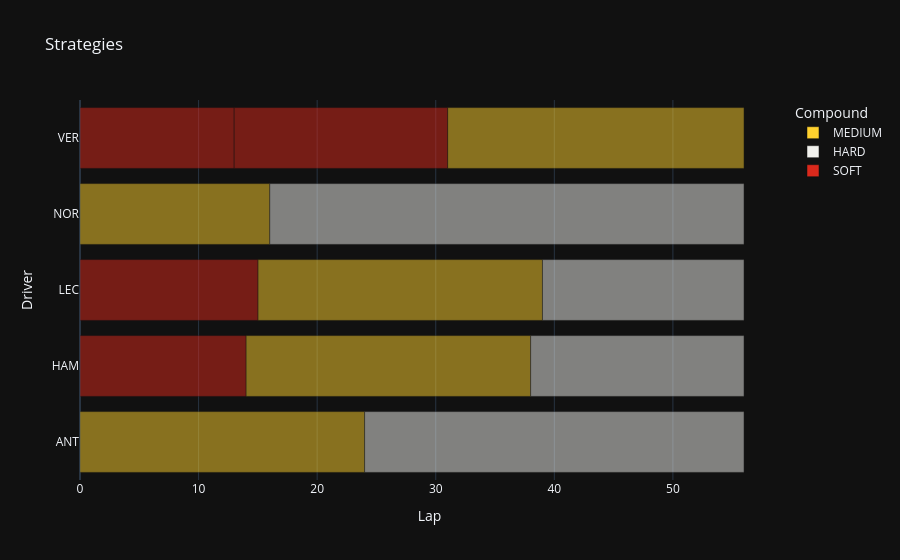

Here is the notebook cell this chart was saved with:
### Code cell
strat = px.bar(
    stints,
    x='StintLength',
    y='Driver',
    base='BarStart',
    orientation='h',
    color='Compound',
    barmode='overlay',
    color_discrete_map=compound_colors,
    template='plotly_dark',
    title='Strategies',
    labels={'StintLength': 'Lap'},
    hover_data=['StartLap', 'EndLap']
)
strat.show()

### Figure 1 — Plotly figure (JSON) as saved in the notebook; plotly's stock layout.template omitted (floating-point values rounded to 4 significant figures)
{"data": [{"base": [0, 14, 15, 0, 31], "customdata": [[1.0, 24.0], [15.0, 38.0], [16.0, 39.0], [1.0, 16.0], [32.0, 56.0]], "hovertemplate": "Compound=MEDIUM<br>BarStart=%{base}<br>Lap=%{x}<br>Driver=%{y}<br>StartLap=%{customdata[0]}<br>EndLap=%{customdata[1]}<extra></extra>", "legendgroup": "MEDIUM", "marker": {"color": "#ffd12e", "opacity": 0.5, "pattern": {"shape": ""}}, "name": "MEDIUM", "orientation": "h", "showlegend": true, "textposition": "auto", "type": "bar", "x": [24.0, 24.0, 24.0, 16.0, 25.0], "xaxis": "x", "y": ["ANT", "HAM", "LEC", "NOR", "VER"], "yaxis": "y"}, {"base": [24, 38, 39, 16], "customdata": [[25.0, 56.0], [39.0, 56.0], [40.0, 56.0], [17.0, 56.0]], "hovertemplate": "Compound=HARD<br>BarStart=%{base}<br>Lap=%{x}<br>Driver=%{y}<br>StartLap=%{customdata[0]}<br>EndLap=%{customdata[1]}<extra></extra>", "legendgroup": "HARD", "marker": {"color": "#f0f0ec", "opacity": 0.5, "pattern": {"shape": ""}}, "name": "HARD", "orientation": "h", "showlegend": true, "textposition": "auto", "type": "bar", "x": [32.0, 18.0, 17.0, 40.0], "xaxis": "x", "y": ["ANT", "HAM", "LEC", "NOR"], "yaxis": "y"}, {"base": [0, 0, 0, 13], "customdata": [[1.0, 14.0], [1.0, 15.0], [1.0, 13.0], [14.0, 31.0]], "hovertemplate": "Compound=SOFT<br>BarStart=%{base}<br>Lap=%{x}<br>Driver=%{y}<br>StartLap=%{customdata[0]}<br>EndLap=%{customdata[1]}<extra></extra>", "legendgroup": "SOFT", "marker": {"color": "#da291c", "opacity": 0.5, "pattern": {"shape": ""}}, "name": "SOFT", "orientation": "h", "showlegend": true, "textposition": "auto", "type": "bar", "x": [14.0, 15.0, 13.0, 18.0], "xaxis": "x", "y": ["HAM", "LEC", "VER", "VER"], "yaxis": "y"}], "layout": {"barmode": "overlay", "legend": {"title": {"text": "Compound"}, "tracegroupgap": 0}, "title": {"text": "Strategies"}, "xaxis": {"anchor": "y", "domain": [0, 1], "title": {"text": "Lap"}}, "yaxis": {"anchor": "x", "domain": [0, 1], "title": {"text": "Driver"}}}}
